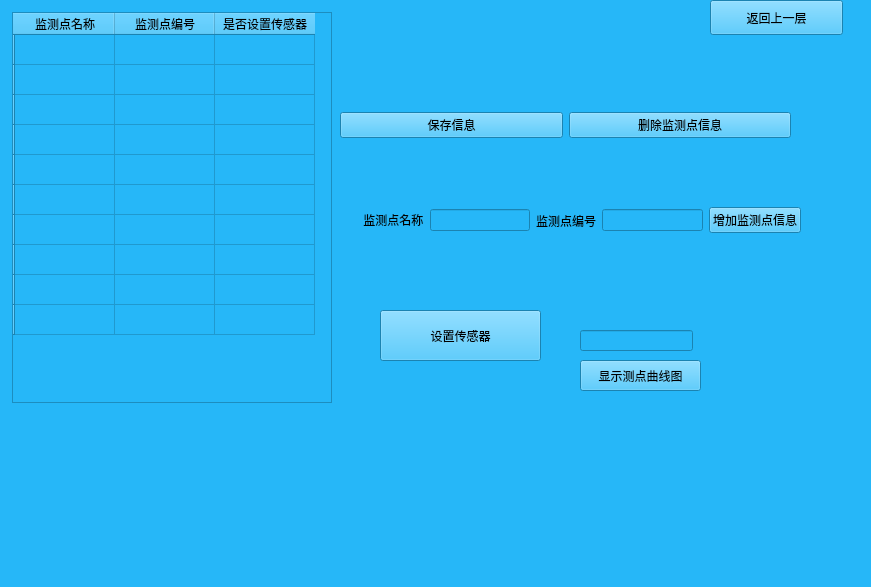
<?xml version="1.0" encoding="UTF-8"?>
<ui version="4.0">
 <class>strainpoint</class>
 <widget class="QMainWindow" name="strainpoint">
  <property name="geometry">
   <rect>
    <x>0</x>
    <y>0</y>
    <width>871</width>
    <height>587</height>
   </rect>
  </property>
  <property name="maximumSize">
   <size>
    <width>10000</width>
    <height>16777215</height>
   </size>
  </property>
  <property name="windowTitle">
   <string>位移监测点信息</string>
  </property>
  <property name="styleSheet">
   <string notr="true">background:rgb(38, 183, 248)</string>
  </property>
  <widget class="QWidget" name="centralwidget">
   <widget class="QTableWidget" name="tableWidget">
    <property name="geometry">
     <rect>
      <x>12</x>
      <y>12</y>
      <width>320</width>
      <height>391</height>
     </rect>
    </property>
    <property name="maximumSize">
     <size>
      <width>320</width>
      <height>16777215</height>
     </size>
    </property>
    <row>
     <property name="text">
      <string/>
     </property>
    </row>
    <row>
     <property name="text">
      <string/>
     </property>
    </row>
    <row>
     <property name="text">
      <string/>
     </property>
    </row>
    <row>
     <property name="text">
      <string/>
     </property>
    </row>
    <row>
     <property name="text">
      <string/>
     </property>
    </row>
    <row>
     <property name="text">
      <string/>
     </property>
    </row>
    <row>
     <property name="text">
      <string/>
     </property>
    </row>
    <row>
     <property name="text">
      <string/>
     </property>
    </row>
    <row>
     <property name="text">
      <string/>
     </property>
    </row>
    <row>
     <property name="text">
      <string/>
     </property>
    </row>
    <column>
     <property name="text">
      <string>监测点名称</string>
     </property>
    </column>
    <column>
     <property name="text">
      <string>监测点编号</string>
     </property>
    </column>
    <column>
     <property name="text">
      <string>是否设置传感器</string>
     </property>
    </column>
   </widget>
   <widget class="QWidget" name="horizontalLayoutWidget">
    <property name="geometry">
     <rect>
      <x>340</x>
      <y>90</y>
      <width>451</width>
      <height>71</height>
     </rect>
    </property>
    <layout class="QHBoxLayout" name="horizontalLayout_2">
     <item>
      <widget class="QPushButton" name="savepushButton">
       <property name="maximumSize">
        <size>
         <width>300</width>
         <height>16777215</height>
        </size>
       </property>
       <property name="text">
        <string>保存信息</string>
       </property>
      </widget>
     </item>
     <item>
      <widget class="QPushButton" name="delepushButton">
       <property name="maximumSize">
        <size>
         <width>300</width>
         <height>16777215</height>
        </size>
       </property>
       <property name="text">
        <string>删除监测点信息</string>
       </property>
      </widget>
     </item>
    </layout>
   </widget>
   <widget class="QPushButton" name="setsensorpushButton">
    <property name="geometry">
     <rect>
      <x>380</x>
      <y>310</y>
      <width>161</width>
      <height>51</height>
     </rect>
    </property>
    <property name="maximumSize">
     <size>
      <width>900</width>
      <height>16777215</height>
     </size>
    </property>
    <property name="text">
     <string>设置传感器</string>
    </property>
   </widget>
   <widget class="QWidget" name="verticalLayoutWidget">
    <property name="geometry">
     <rect>
      <x>340</x>
      <y>180</y>
      <width>461</width>
      <height>81</height>
     </rect>
    </property>
    <layout class="QHBoxLayout" name="horizontalLayout">
     <item>
      <widget class="QLabel" name="label">
       <property name="maximumSize">
        <size>
         <width>100</width>
         <height>20</height>
        </size>
       </property>
       <property name="text">
        <string>       监测点名称</string>
       </property>
      </widget>
     </item>
     <item>
      <widget class="QLineEdit" name="namelineEdit">
       <property name="maximumSize">
        <size>
         <width>300</width>
         <height>16777215</height>
        </size>
       </property>
      </widget>
     </item>
     <item>
      <widget class="QLabel" name="label_2">
       <property name="text">
        <string>监测点编号</string>
       </property>
      </widget>
     </item>
     <item>
      <widget class="QLineEdit" name="numlineEdit"/>
     </item>
     <item>
      <widget class="QPushButton" name="addpushButton">
       <property name="maximumSize">
        <size>
         <width>150</width>
         <height>16777215</height>
        </size>
       </property>
       <property name="text">
        <string>增加监测点信息</string>
       </property>
      </widget>
     </item>
    </layout>
   </widget>
   <widget class="QPushButton" name="returnpushButton">
    <property name="geometry">
     <rect>
      <x>710</x>
      <y>0</y>
      <width>133</width>
      <height>35</height>
     </rect>
    </property>
    <property name="minimumSize">
     <size>
      <width>50</width>
      <height>0</height>
     </size>
    </property>
    <property name="maximumSize">
     <size>
      <width>200</width>
      <height>16777215</height>
     </size>
    </property>
    <property name="text">
     <string>返回上一层</string>
    </property>
   </widget>
   <widget class="QLineEdit" name="pointlineEdit">
    <property name="geometry">
     <rect>
      <x>580</x>
      <y>330</y>
      <width>113</width>
      <height>21</height>
     </rect>
    </property>
   </widget>
   <widget class="QPushButton" name="pushButton">
    <property name="geometry">
     <rect>
      <x>580</x>
      <y>360</y>
      <width>121</width>
      <height>31</height>
     </rect>
    </property>
    <property name="text">
     <string>显示测点曲线图</string>
    </property>
   </widget>
  </widget>
  <widget class="QMenuBar" name="menubar">
   <property name="geometry">
    <rect>
     <x>0</x>
     <y>0</y>
     <width>871</width>
     <height>22</height>
    </rect>
   </property>
  </widget>
  <widget class="QStatusBar" name="statusbar"/>
 </widget>
 <resources/>
 <connections/>
</ui>
